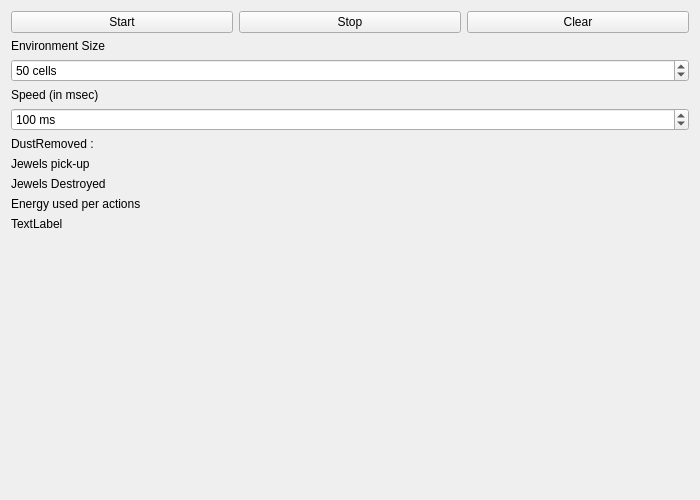
<?xml version="1.0" encoding="UTF-8"?>
<ui version="4.0">
 <class>MainWindow</class>
 <widget class="QMainWindow" name="MainWindow">
  <property name="geometry">
   <rect>
    <x>0</x>
    <y>0</y>
    <width>700</width>
    <height>500</height>
   </rect>
  </property>
  <property name="windowTitle">
   <string>Conway's Game of Life</string>
  </property>
  <widget class="QWidget" name="centralWidget">
   <layout class="QHBoxLayout" name="horizontalLayout">
    <item>
     <layout class="QHBoxLayout" name="mainLayout">
      <item>
       <layout class="QVBoxLayout" name="gameLayout"/>
      </item>
      <item>
       <layout class="QVBoxLayout" name="setLayout">
        <item>
         <layout class="QHBoxLayout" name="controlLayout">
          <item>
           <widget class="QPushButton" name="startButton">
            <property name="text">
             <string>Start</string>
            </property>
           </widget>
          </item>
          <item>
           <widget class="QPushButton" name="stopButton">
            <property name="text">
             <string>Stop</string>
            </property>
           </widget>
          </item>
          <item>
           <widget class="QPushButton" name="clearButton">
            <property name="text">
             <string>Clear</string>
            </property>
           </widget>
          </item>
         </layout>
        </item>
        <item>
         <widget class="QLabel" name="label">
          <property name="text">
           <string>Environment Size</string>
          </property>
         </widget>
        </item>
        <item>
         <widget class="QSpinBox" name="cellsControl">
          <property name="suffix">
           <string> cells</string>
          </property>
          <property name="minimum">
           <number>10</number>
          </property>
          <property name="maximum">
           <number>400</number>
          </property>
          <property name="value">
           <number>50</number>
          </property>
         </widget>
        </item>
        <item>
         <widget class="QLabel" name="label2">
          <property name="text">
           <string>Speed (in msec)</string>
          </property>
         </widget>
        </item>
        <item>
         <widget class="QSpinBox" name="iterInterval">
          <property name="suffix">
           <string> ms</string>
          </property>
          <property name="minimum">
           <number>50</number>
          </property>
          <property name="maximum">
           <number>100000</number>
          </property>
          <property name="singleStep">
           <number>10</number>
          </property>
          <property name="value">
           <number>100</number>
          </property>
         </widget>
        </item>
        <item>
         <widget class="QLabel" name="DustRemoved">
          <property name="text">
           <string>DustRemoved :</string>
          </property>
         </widget>
        </item>
        <item>
         <widget class="QLabel" name="JewelsPicks">
          <property name="text">
           <string>Jewels pick-up</string>
          </property>
         </widget>
        </item>
        <item>
         <widget class="QLabel" name="JewelsDestroyed">
          <property name="text">
           <string>Jewels Destroyed</string>
          </property>
         </widget>
        </item>
        <item>
         <widget class="QLabel" name="SpentEnergyPerActions">
          <property name="text">
           <string>Energy used per actions</string>
          </property>
         </widget>
        </item>
        <item>
         <widget class="QLabel" name="MachineSearch">
          <property name="text">
           <string>TextLabel</string>
          </property>
         </widget>
        </item>
        <item>
         <layout class="QHBoxLayout" name="fileLayout"/>
        </item>
        <item>
         <spacer name="verticalSpacer">
          <property name="orientation">
           <enum>Qt::Vertical</enum>
          </property>
          <property name="sizeHint" stdset="0">
           <size>
            <width>20</width>
            <height>40</height>
           </size>
          </property>
         </spacer>
        </item>
       </layout>
      </item>
     </layout>
    </item>
   </layout>
  </widget>
 </widget>
 <layoutdefault spacing="6" margin="11"/>
 <resources/>
 <connections/>
</ui>
